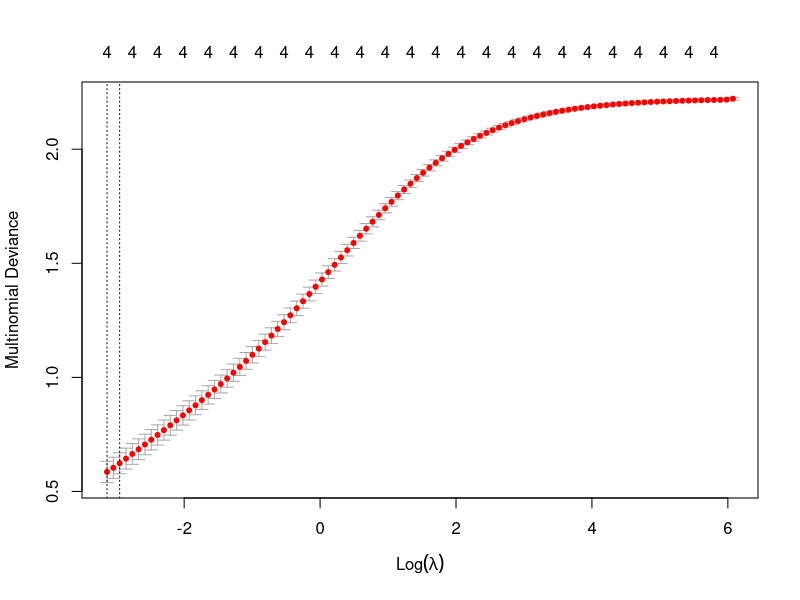

R code for this plot:
# Install and load the glmnet package
library(glmnet)

# Load the Iris dataset
data(iris)

# Prepare the data
x <- as.matrix(iris[, 1:4])  # Features
y <- as.factor(iris$Species)  # Target variable

# Fit a multinomial logistic regression model with L2 regularization
model <- glmnet(x, y, family = "multinomial", alpha = 0)

# Display the model details
print(model)

# Cross-validation to find the best lambda
cv_model <- cv.glmnet(x, y, family = "multinomial", alpha = 0)
plot(cv_model)
best_lambda <- cv_model$lambda.min
print(best_lambda)

# Fit the model again with the best lambda
final_model <- glmnet(x, y, family = "multinomial", alpha = 0, lambda = best_lambda)

# Display the coefficients of the final model
coef(final_model)
